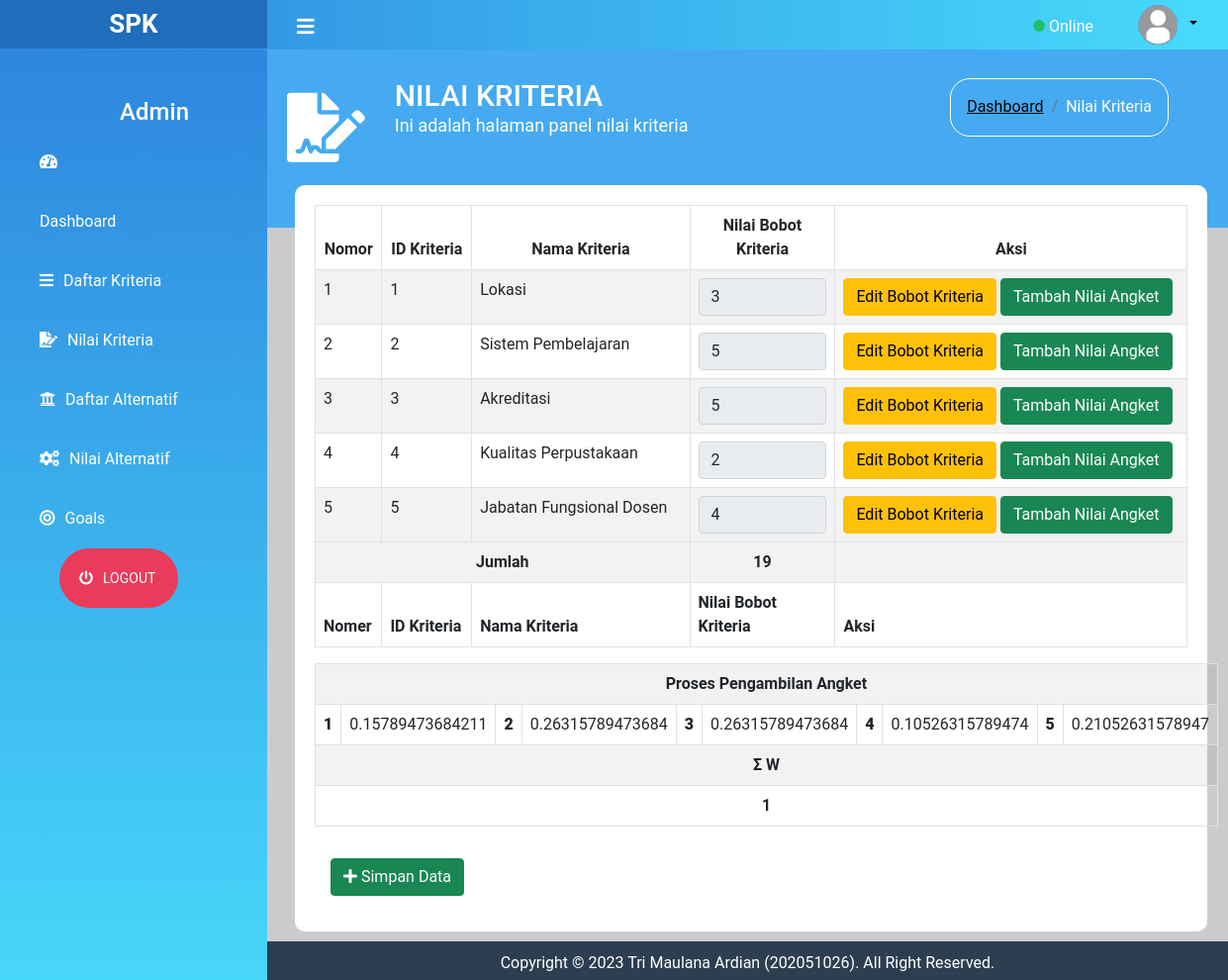
Screenshot of /index.php?page=Nkriteria (signed in) with the database file from the repository.
### tables this page shows
CREATE TABLE `nkriteria` (
  `id_kriteria` int(11) NOT NULL,
  `id_kriteria2` int(11) NOT NULL,
  `nilai` int(11) NOT NULL,
  `normalisasi` decimal(15,14) NOT NULL
);

CREATE TABLE `dkriteria` (
  `id_kriteria` int(11) NOT NULL,
  `nama_kriteria` varchar(50) NOT NULL
);

### nilai_kriteria.php (the view, shortened to what this page needs)
<div class="content-dashboard">
    <div class="icon-kiri-dashboard">
        <i class="fas fa-file-signature text-left"></i>
    </div>
    <div class="kanan-dashboard">
        <h2>NILAI KRITERIA</h2>
        <p>Ini adalah halaman panel nilai kriteria</p>
    </div>
    <div class="kanan-tabel-konten">
            <nav aria-label="breadcrumb">
                <ol class="breadcrumb">
                    <li class="breadcrumb-item"><a href="index.php">Dashboard</a></li>
                    <li class="breadcrumb-item active" aria-current="page"><span>Nilai Kriteria</span></li>
                </ol>
            </nav>
        </div>
</div>
    <div class="panel-Dkriteria">
        <table class="table table-striped table-bordered">
            <thead>
                <tr style="text-align:center;">
                    <th>Nomor</th>
                    <th>ID Kriteria</th>
                    <th>Nama Kriteria</th>
                    <th>Nilai Bobot Kriteria</th>
                    <th>Aksi</th>
                </tr>
            </thead>
            <tbody>
                <?php $nomer=1; ?>
                <?php $ambil_data1 = $conn->query("SELECT * FROM dkriteria JOIN nkriteria WHERE dkriteria.id_kriteria=nkriteria.id_kriteria"); ?>
                <?php while($hasil1 = $ambil_data1->fetch_assoc()) { ?>
                <tr>
                    <td><?php echo $nomer; ?></td>
                    <td><?php echo $hasil1['id_kriteria']; ?></td>
                    <td class="col-md-3"><?php echo $hasil1['nama_kriteria']; ?></td>
                    <td class="col-md-2">
                        <form method="post">
                        <input type="text" name="bobot" class="form-control" value="<?php echo $hasil1['nilai']; ?>" readonly>
                    </td>
                    <td>
                        <a class="btn btn-warning btn-block" href="index.php?page=ubahNkriteria&id=<?php echo $hasil1['id_kriteria']; ?>">Edit Bobot Kriteria</a>
                        <a class="btn btn-success btn-block" href="index.php?page=tambahNkriteria&id=<?php echo $hasil1['id_kriteria']; ?>">Tambah Nilai Angket</a>
                    </td>
                    <?php $nomer++; ?>
                    <?php } ?>
                </tr>
            </tbody>
            <tbody>
            <?php $query=mysqli_query($conn, "SELECT * FROM nkriteria ");
                while($data=mysqli_fetch_array($query)) {
                        $jumlah[]=$data['nilai'];
                }
                        $jumlah_nilai=array_sum($jumlah);
                echo "
                        <td colspan='3' align='center'><span style='font-weight:bold'>Jumlah</span</td>
                        <td align='center'><span style='font-weight:bold'>$jumlah_nilai</span</td>
                        <td></td>
                    </tr>
                    ";
                ?>
            </tbody>
            <thead>
                <tr>
                    <th scope="col">Nomer</th>
                    <th scope="col">ID Kriteria</th>
                    <th scope="col">Nama Kriteria</th>
                    <th scope="col">Nilai Bobot Kriteria</th>
                    <th scope="col">Aksi</th>
                </tr>
            </thead>
        </table>
        <table class="table table-striped table-bordered">
            <th colspan="20" style="text-align: center;">Proses Pengambilan Angket</th>
        <?php
        $kolom = 20;
        $i=1;
        $query1=mysqli_query($conn, "SELECT * FROM nkriteria ORDER BY id_kriteria ASC");
        while ($data1=mysqli_fetch_array($query1)) {
            if(($i) % $kolom== 1) {
            echo'<tr class="hide.sometext">';
            }
            echo '<th><b>'.$data1['id_kriteria'].'</b></th>';
            echo '<td>'.$data1['normalisasi'].'</td>';
        $i++;
            $n[]=$data1['normalisasi'];
        }
            $jumlah_normalisasi = array_sum($n);
            echo "
            <tr>
                <th colspan='20' style='text-align: center;'>Σ W</th>
            </tr>
            <tr>
                <th colspan='20' style='text-align: center;'>$jumlah_normalisasi</th>
            </tr>";
        ?>
        </table>
            <div class="p-3">
                <button class="btn btn-success" name="simpan"><i class="fas fa-plus"></i>&nbsp;Simpan Data</button>
            </div>
        </div>
    </div>

### index.php (shortened to what this page needs)
<?php
require "koneksi.php";
?>
<!DOCTYPE html>
<html lang="en">
<head>
    <link rel="stylesheet" href="bootstrap/css/bootstrap.css">
    <link rel="stylesheet" href="bootstrap/css/bootstrap.min.css">
    <link rel="stylesheet" href="//cdn.datatables.net/1.10.24/css/jquery.dataTables.min.css">
    <link rel="stylesheet" href="fontawesome-free-5.15.3-web/css/all.min.css">
    <link rel="stylesheet" href="css/style1.css">
    <link rel="stylesheet" href="css/responsive.css">
</head>
<body>
    <header>
    <label for="check">
            <i class="fas fa-bars" id="sidebar_button"></i>
        </label>
        <div class="area_kiri">
            <h3>SPK</h3>
        </div>
        <div class="area_kanan">
            <div class="dropdown">
            <button class="dropdown-toggle button-img" type="button" id="dropdownMenuButton1" data-bs-toggle="dropdown" aria-expanded="false">
            <img src="img/avatarright.png">
            </button>
            </div>
        </div>
        <div class="online">
            <span class="on"></span>
            <span class="on1">Online</span>
        </div>
    </header>
    <div class="sidebar">
            <br/>
            <div class="kanan">
                <h4>Admin</h4>
            </div>
            <p class="lets">suprise me</p>
            <a href="index.php"><i class="fas fa-tachometer-alt text-left"></i><span>Dashboard</span></a>
            <a href="index.php?page=Dkriteria"><i class="fas fa-bars"></i><span>Daftar Kriteria</span></a>
            <a href="index.php?page=Nkriteria"><i class="fas fa-file-signature"></i><span>Nilai Kriteria</span></a>
            <a href="index.php?page=DAlternatif"><i class="fas fa-university"></i><span>Daftar Alternatif</span></a>
            <a href="index.php?page=NAlternatif"><i class="fas fa-cogs"></i><span>Nilai Alternatif</span></a>
            <a href="index.php?page=goals"><i class="fas fa-bullseye"></i><span>Goals</span></a>
        <div class ="button-logout">
            <a href="logout.php"><i class="fas fa-power-off"></i>LOGOUT</a>
        </div>
    </div>
    <div class="content">
    <?php
    if (isset($_GET['page'])){
        if ($_GET['page']=="Dkriteria") {
            include "daftar_kriteria.php";
        }
        elseif ($_GET['page']=="tambahDkriteria") {
            include "TDkriteria.php";
        }
        elseif ($_GET['page']=="tambahNkriteria") {
            include "TNkriteria.php";
        }
        elseif ($_GET['page']=="ubahDkriteria") {
            include "UDkriteria.php";
        }
        elseif ($_GET['page']=="hapusDkriteria") {
            include "HDkriteria.php";
        }
        elseif ($_GET['page']=="Nkriteria") {
            include "nilai_kriteria.php";
        }
        elseif ($_GET['page']=="ubahNkriteria") {
            include "UNkriteria.php";
        }
        elseif ($_GET['page']=="DAlternatif") {
            include "daftar_alternatif.php";
        }
        elseif ($_GET['page']=="tambahDalternatif") {
            include "TDalternatif.php";
        }
        elseif ($_GET['page']=="NAlternatif") {
            include "nilai_alternatif.php";
        }
        elseif ($_GET['page']=="ubahNAlternatif") {
            include "UNalternatif.php";
        }
        elseif ($_GET['page']=="profile"){
            include "profile.php";
        }
        elseif ($_GET['page']=='editprofile') {
            include "editprofile.php";
        }
        elseif ($_GET['page']=='goals') {
            include "goals.php";
        }
    }
    else{
        include 'dashboard.php';
    }
    ?>
    <div class="footer">
    <?php echo "Copyright © " . (int)date('Y') . " Tri Maulana Ardian (202051026). All Right Reserved."; ?>
    </div>
</body>
</html>

### css/style1.css (style rules this page uses)
body { margin :0; padding :0; font-family: "Roboto", sans-serif; }
header { position: fixed; background-color: #2E86DE; background-image: linear-gradient(to right,#2E86DE, #48DBFB); width: 100%; height : 50px; }
.kanan { padding : 5px; float: right; margin-right: 74px; margin-bottom: 30px; color: #fff; font-size: 25px; }
.area_kiri { background-color: #1F6DBB; width : 270px; height : 50px; margin: 0; margin-top: -25px; }
.area_kiri h3 { color: #fff; margin: 0; padding-top: 10px; text-transform: uppercase; font-size: 26px; font-weight: 700; text-align: center; }
.area_kanan { padding : 5px; float: right; margin-top: -50px; margin-right: 20px; }
.button-img { border: none; background-color: transparent; }
.area_kanan img { width : 48px; height : 40px; }
.online { float: right; margin-top: -34px; margin-right: 0; }
.on { height: 12px; width: 12px; background-color: #20BF6B; border-radius: 50%; display: inline-block; }
.on1 { color: #fff; margin-right: 30px; }
.sidebar { background-color: #2E86DE; background-image: linear-gradient(#2E86DE, #48DBFB); margin-top: 50px; padding-top: 20px; position: fixed; left: 0; width: 270px; height: 100%; transition: 0.5s; transition-property: left; }
.sidebar a { color: #fff; display: block; width: 100%; line-height: 60px; text-decoration: none; padding-left: 40px; box-sizing: border-box; transition: 0.5s; transition-property: background-color; }
.sidebar i { padding-right: 10px; }
label #sidebar_button { z-index: 1; color: #fff; position: fixed; cursor: pointer; left: 300px; font-size: 20px; margin: 0px 0; transition: 0.5s; transition-property: color; }
.content { margin-left: 270px; padding-top: 50px; padding-bottom: 10px; height : 100%; max-height: 1600px; background-color: #CBCBCB; }
.footer { margin-left: 270px; background-color: #2c3e50; color: #fff; padding-top : 10px; padding-bottom: 5px; text-align: center; }
.button-logout { padding : 0; }
.button-logout a { width: 120px; margin-left: 60px; border-radius: 60px; background-color: #EB3B5A; color : #ffffff; font-size : 14px; cursor: pointer; padding-left :20px; }
.lets { color: transparent; }
.content-dashboard { min-height: 180px; background-color: #45AAF2; padding-top: 29px; }
.icon-kiri-dashboard { float: left; font-size: 70px; padding-left: 20px; color: #ffffff; }
.kanan-dashboard { float: left; padding-left: 30px; font-family: "Roboto", sans-serif; }
.kanan-dashboard h2 { color: #ffffff; font-size: 30px; }
.kanan-dashboard p { color: #ffffff; font-size: 18px; margin-top: -10px; }
.kanan-tabel-konten { float: right; margin-right: 60px; padding: 16px; padding-bottom: 1px; border: 1px solid #fff; border-radius: 20px; }
.kanan-tabel-konten span { color: #fff; }
.kanan-tabel-konten a { color: #000; transition: 0.5s; transition-property: color; }
.panel-Dkriteria { padding: 20px; width: 95%; background-color: #ffffff; margin-top: -43px; margin-left : 28px; border-radius: 10px; }

### rows the page displays
nkriteria: id_kriteria "1", id_kriteria.nama_kriteria "Lokasi", bobot "3", normalisasi "0.15789473684211"
nkriteria: id_kriteria "2", id_kriteria.nama_kriteria "Sistem Pembelajaran", bobot "5", normalisasi "0.26315789473684"
nkriteria: id_kriteria "3", id_kriteria.nama_kriteria "Akreditasi", bobot "5", normalisasi "0.26315789473684"
nkriteria: id_kriteria "4", id_kriteria.nama_kriteria "Kualitas Perpustakaan", bobot "2", normalisasi "0.10526315789474"
nkriteria: id_kriteria "5", id_kriteria.nama_kriteria "Jabatan Fungsional Dosen", bobot "4", normalisasi "0.21052631578947"

### other values shown
$jumlah_nilai "19"
$jumlah_normalisasi "1"
